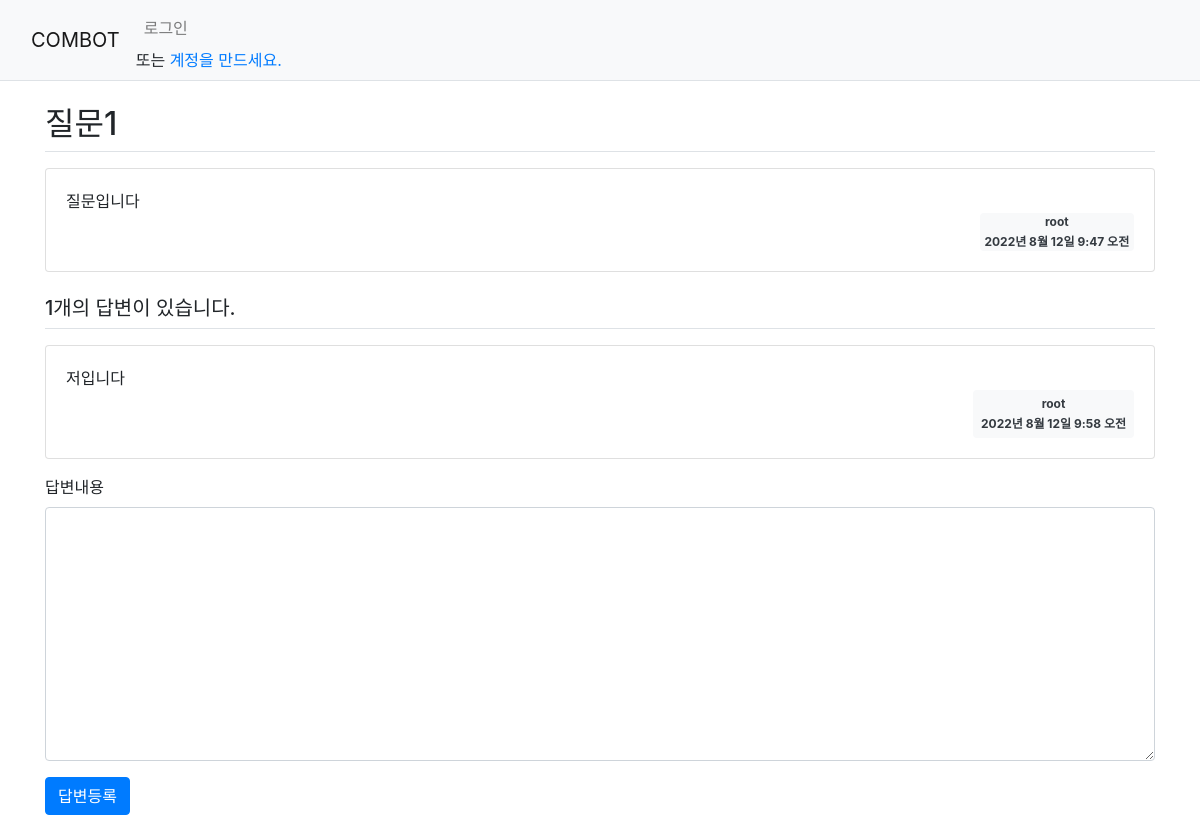
The page /combot/305 on the database its author committed.
### combot/models.py (models this page shows, shortened)
class Question(models.Model) :
    author = models.ForeignKey(User, on_delete=models.CASCADE)
    subject = models.CharField(max_length=200)
    content = models.TextField()
    create_date = models.DateTimeField(default=default_time)

class Answer(models.Model) :
    author = models.ForeignKey(User, on_delete=models.CASCADE)
    question = models.ForeignKey(Question, on_delete=models.CASCADE)
    content = models.TextField()
    create_date = models.DateTimeField()

### combot/views.py (the view)
# urls.py: path('<int:question_id>',views.detail, name='detail'),
def detail(request,question_id) :
    question = get_object_or_404(Question, pk=question_id) # 오류 발생시 404 오류 발생 : 보안적인 측면에서 더 유리함
    context = {'question':question}
    return render(request,'combot/question_detail.html',context)

### templates/combot/question_detail.html (shortened to what this page needs)
{% extends 'base.html' %}
{% block content %}
<div class="container my-3">
    <h2 class="border-bottom py-2">{{ question.subject }}</h2>
    <div class="card my-3">
        <div class="card-body">
            <div class="card-text" style="white-space: pre-line;">{{ question.content }}</div>
            <div class="d-flex justify-content-end">
                <div class="badge bg-light text-dark text-start">
                    <div class="mb-2">{{ question.author.username }}</div>
                    <div>{{ question.create_date }}</div>
                </div>
            </div>
        </div>
    </div>
    <h5 class="border-bottom my-3 py-2">{{question.answer_set.count}}개의 답변이 있습니다.</h5>
    {% for answer in question.answer_set.all %}
    <div class="card my-3">
        <div class="card-body">
            <div class="card-text" style="white-space: pre-line;">{{ answer.content }}</div>
            <div class="d-flex justify-content-end">
                <div class="badge bg-light text-dark p-2 text-start">
                    <div class="mb-2">{{answer.author.username}}</div>
                    <div>{{ answer.create_date }}</div>
                </div>
            </div>
        </div>
    </div>
    {% endfor %}
    <form action="{% url 'combot:answer_create' question.id %}" method="post" class="my-3">
        <div class="mb-3">
            <label for="content" class="form-label">답변내용</label>
            <textarea name="content" id="content" class="form-control" rows="10"></textarea>
        </div>
        <input type="submit" value="답변등록" class="btn btn-primary">
    </form>
</div>
{% endblock %}

### rows shown on the page
Question: subject "질문1", content "질문입니다", author.username "root", create_date "2022년 8월 12일 9:47 오전", answer_set.count "1"
Answer: content "저입니다", author.username "root", create_date "2022년 8월 12일 9:58 오전"
